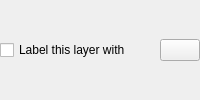
    <widget class="QFrame" name="frameLabelWith">
     <layout class="QHBoxLayout" name="horizontalLayout_3">
      <property name="margin">
       <number>0</number>
      </property>
      <item>
       <widget class="QCheckBox" name="chkEnableLabeling">
        <property name="text">
         <string>Label this layer with</string>
        </property>
       </widget>
      </item>
      <item>
       <widget class="QgsFieldExpressionWidget" name="mFieldExpressionWidget">
        <property name="sizePolicy">
         <sizepolicy hsizetype="Expanding" vsizetype="Preferred">
          <horstretch>0</horstretch>
          <verstretch>0</verstretch>
         </sizepolicy>
        </property>
        <property name="maximumSize">
         <size>
          <width>16777215</width>
          <height>16777215</height>
         </size>
        </property>
       </widget>
      </item>
      <item>
       <spacer name="horizontalSpacer_7">
        <property name="orientation">
         <enum>Qt::Horizontal</enum>
        </property>
        <property name="sizeType">
         <enum>QSizePolicy::Fixed</enum>
        </property>
        <property name="sizeHint" stdset="0">
         <size>
          <width>0</width>
          <height>20</height>
         </size>
        </property>
       </spacer>
      </item>
      <item>
       <spacer name="horizontalSpacer_5">
        <property name="orientation">
         <enum>Qt::Horizontal</enum>
        </property>
        <property name="sizeHint" stdset="0">
         <size>
          <width>12</width>
          <height>20</height>
         </size>
        </property>
       </spacer>
      </item>
      <item>
       <widget class="QPushButton" name="btnEngineSettings">
        <property name="enabled">
         <bool>true</bool>
        </property>
        <property name="toolTip">
         <string>Automated placement settings (apply to all layers)</string>
        </property>
        <property name="icon">
         <iconset resource="../../images/images.qrc">
          <normaloff>:/images/themes/default/mIconAutoPlacementSettings.svg</normaloff>:/images/themes/default/mIconAutoPlacementSettings.svg</iconset>
        </property>
        <property name="iconSize">
         <size>
          <width>24</width>
          <height>16</height>
         </size>
        </property>
       </widget>
      </item>
     </layout>
    </widget>
